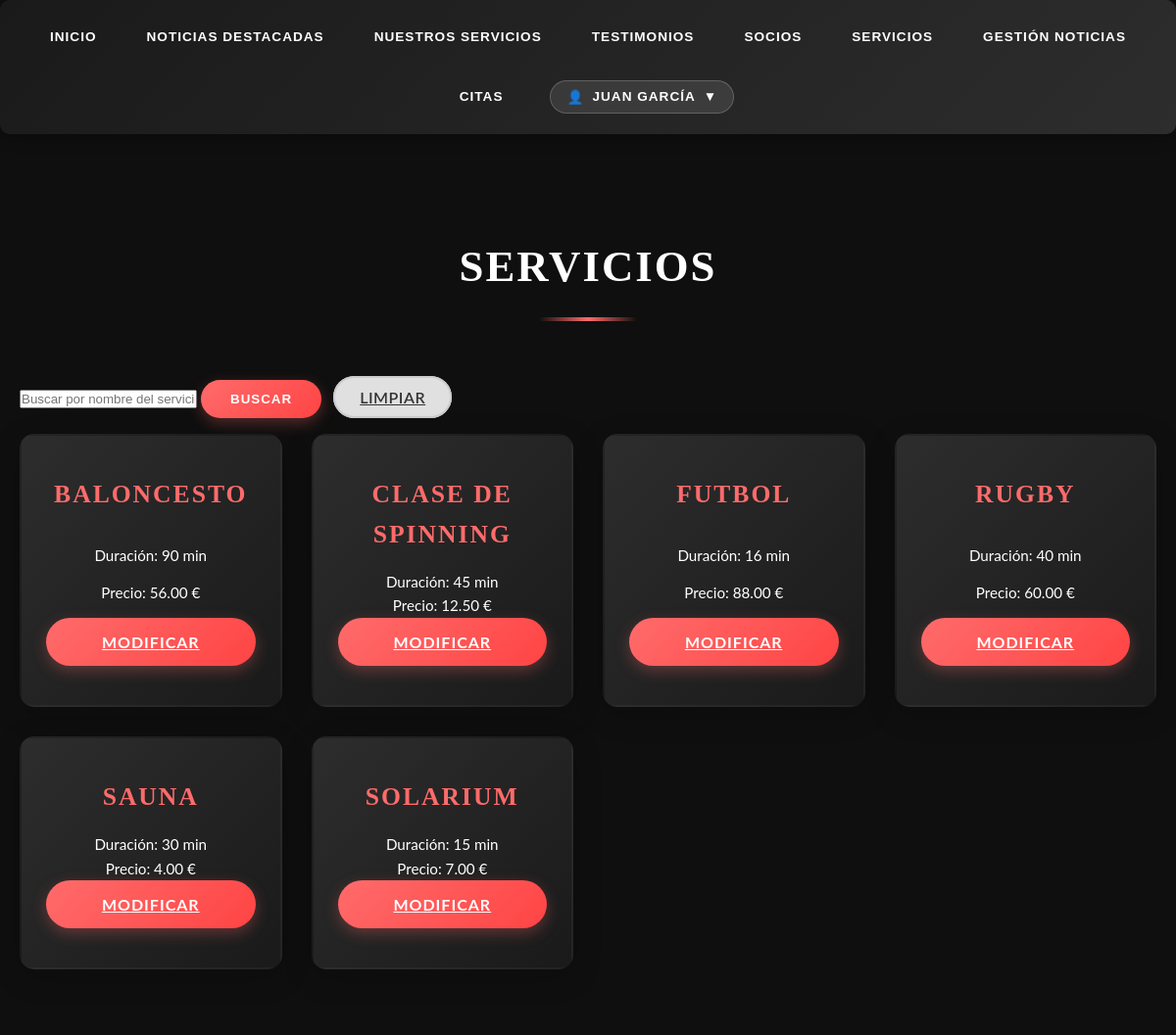
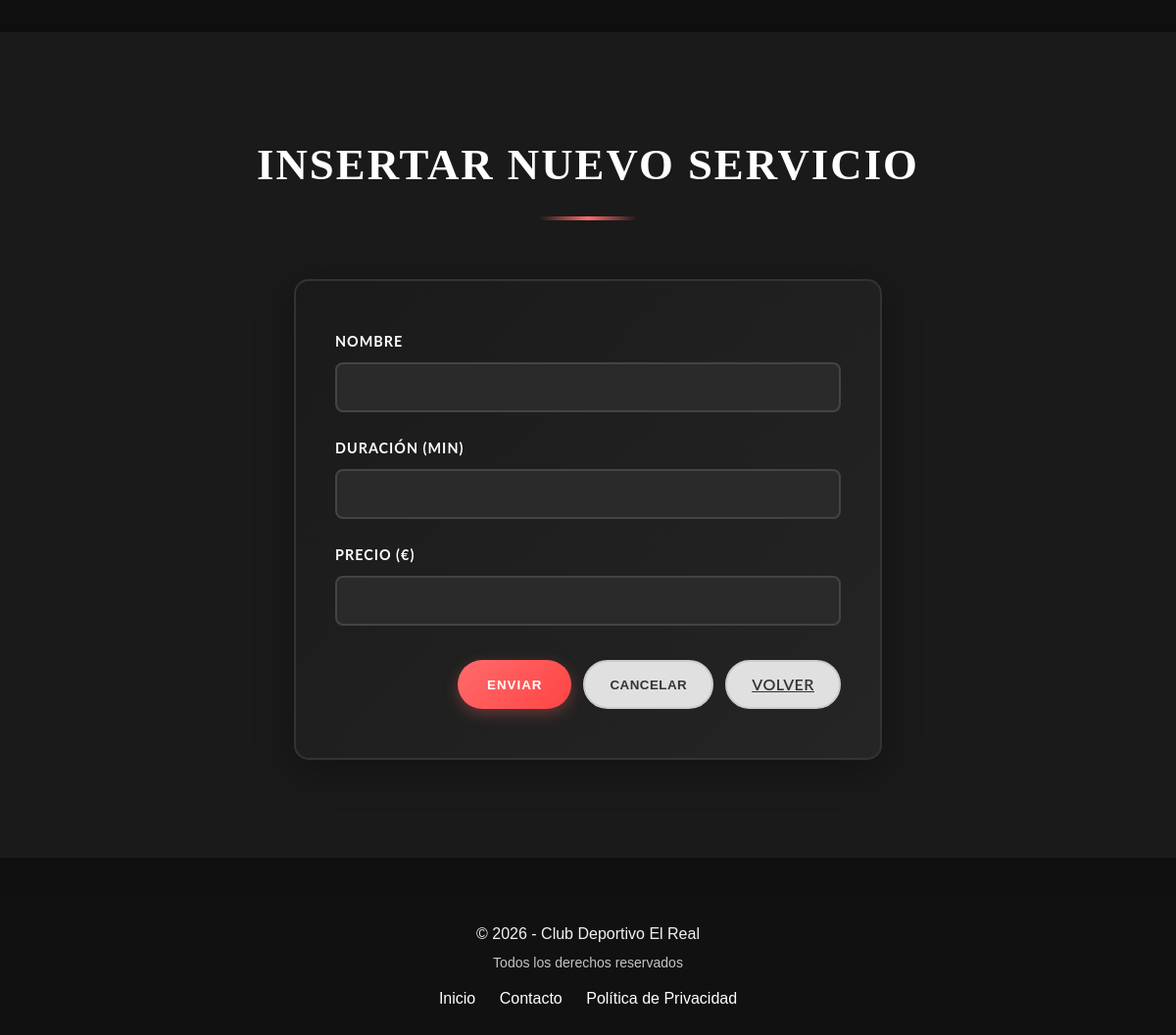
Page /app/servicio.php (signed in) on the committed database (2 pictures, top to bottom).
### tables this page shows
CREATE TABLE IF NOT EXISTS servicios
(
    id INT AUTO_INCREMENT PRIMARY KEY,
    descripcion VARCHAR(255) NOT NULL,
    duracion INT NOT NULL,
    precio DECIMAL(10, 2) NOT NULL
);

### app/servicio.php (the view, shortened to what this page needs)
<?php
require_once 'db_config.php';
?>
<!DOCTYPE html>
<html lang="es">
<head>
    <link rel="stylesheet" href="css/styles.css">
</head>
<body>
<?php
include "menu.php";
try {
    $pdo = new PDO("mysql:host=$db_host;dbname=$db_name;charset=utf8mb4", $db_user, $db_password);
    $pdo->setAttribute(PDO::ATTR_ERRMODE, PDO::ERRMODE_EXCEPTION);
} catch (PDOException $e) {
    echo '<p class="error">❌ Error de conexión: ' . htmlspecialchars($e->getMessage()) . '</p>';
    exit;
}
$search = isset($_GET['q']) ? trim($_GET['q']) : '';
$serviceData = null;
?>
<div class="container2">
    <main>
        <section id="equipos" class="services-section">
            <div class="container">
                <h2>Servicios</h2>
                <form method="get" action="servicio.php" class="search-form" style="margin-bottom:1rem;">
                    <input type="text" name="q" value="<?php echo htmlspecialchars($search); ?>" placeholder="Buscar por nombre del servicio" />
                    <button type="submit" class="button button-primary">Buscar</button>
                    <a href="servicio.php" class="button button-secondary" style="margin-left:0.5rem;">Limpiar</a>
                </form>
<?php
if ($search !== '') {
    $sql = "SELECT * FROM servicios WHERE descripcion LIKE :q ORDER BY descripcion ASC";
    $stmt = $pdo->prepare($sql);
    $stmt->execute([':q' => "%$search%"]);
} else {
    $stmt = $pdo->query("SELECT * FROM servicios ORDER BY descripcion ASC");
}
if ($stmt && $stmt->rowCount() > 0) {
    echo '<div class="services-list">';
    while ($row = $stmt->fetch(PDO::FETCH_ASSOC)) {
        echo '
                <div class="service-item">
                    <h3>' . htmlspecialchars($row['descripcion']) . '</h3>
                    <p>Duración: ' . htmlspecialchars($row['duracion']) . ' min</p>
                    <p>Precio: ' . htmlspecialchars($row['precio']) . ' €</p>
                    <a href="servicio.php?id=' . urlencode($row['id']) . '#admin-servicios" class="button button-primary">Modificar</a>
                </div>
              ';
    }
    echo '</div>';
} else {
    echo '<p>No se han encontrado servicios.</p>';
}
?>
            </div>
        </section>
        <section id="admin-servicios">
            <div class="container">
                <h2><?php echo $serviceData ? 'Editar Servicio' : 'Insertar Nuevo Servicio'; ?></h2>
                <form action="procesar_servicio.php" method="post" id="formularioServicio">
                    <div class="formulario">
                        <div class="form-group">
                            <label for="nombre2">Nombre</label>
                            <input type="text" name="nombre2" id="nombre2" value="<?php echo $serviceData ? htmlspecialchars($serviceData['descripcion']) : ''; ?>" />
                        </div>
                        <div class="form-group">
                            <label for="duracion">Duración (min)</label>
                            <input type="number" name="duracion" id="duracion" value="<?php echo $serviceData ? (int)$serviceData['duracion'] : ''; ?>" />
                        </div>
                        <div class="form-group">
                            <label for="precio">Precio (€)</label>
                            <input type="number" name="precio" id="precio" step="0.01" value="<?php echo $serviceData ? htmlspecialchars($serviceData['precio']) : ''; ?>" />
                        </div>
                        <div class="form-actions">
                            <button type="submit" class="button button-primary"><?php echo $serviceData ? 'Actualizar' : 'Enviar'; ?></button>
                            <button type="reset" class="button button-secondary">Cancelar</button>
                            <a href="servicio.php" class="button button-secondary">Volver</a>
                        </div>
                    </div>
                </form>
            </div>
        </section>
    </main>
</div>
<?php
include "footer.php";
?>
</body>
</html>

### app/css/styles.css (style rules this page uses)
* { margin: 0; padding: 0; box-sizing: border-box; }
.container2 { min-height: 100%; display: flex; flex-direction: column; }
html, body { height: 100%; margin: 0; padding: 0; }
body { font-family: 'Lato', sans-serif; line-height: 1.6; background-color: #0f0f0f; color: #e0e0e0; min-height: 100vh; }
main { flex: 1; }
h1, h2, h3 { font-family: 'Playfair Display', serif; color: #ffffff; text-transform: uppercase; letter-spacing: 2px; }
.container { max-width: 1200px; margin: 0 auto; padding: 0 20px; }
section { padding: 100px 0; position: relative; }
section:nth-child(even) { background: #1a1a1a; }
section:nth-child(odd) { background: #0f0f0f; }
.services-section h2, .latest-news-section h2, .appointments-section h2, .contact-section h2, section h2 { text-align: center; font-size: 2.8rem; margin-bottom: 60px; position: relative; padding-bottom: 20px; }
section:nth-child(even) h2 { color: #ffffff; }
.services-section h2::after, .latest-news-section h2::after, section h2::after { content: ''; position: absolute; bottom: 0; left: 50%; transform: translateX(-50%); width: 100px; height: 4px; background: linear-gradient(90deg, transparent 0%, #ff6b6b 50%, transparent 100%); }
.services-list { display: grid; grid-template-columns: repeat(auto-fit, minmax(250px, 1fr)); gap: 30px; align-items: stretch; }
.service-item { display: flex; flex-direction: column; background: linear-gradient(135deg, #2d2d2d 0%, #1a1a1a 100%); border-radius: 15px; padding: 40px 25px; box-shadow: 0 8px 30px rgba(0, 0, 0, 0.2); text-align: center; transition: all 0.4s ease; border: 2px solid transparent; color: #fff; position: relative; overflow: hidden; justify-content: space-between; }
.service-item::before { content: ''; position: absolute; top: 0; left: -100%; width: 100%; height: 100%; background: linear-gradient(90deg, transparent 0%, rgba(255, 107, 107, 0.3) 50%, transparent 100%); transition: left 0.6s ease; z-index: 0; }
.service-item h3 { margin-bottom: 15px; font-size: 1.6rem; color: #ff6b6b; position: relative; z-index: 1; }
.service-item p { position: relative; z-index: 1; font-size: 0.95rem; line-height: 1.6; }
.formulario { background: linear-gradient(135deg, #1a1a1a 0%, #252525 100%); padding: 50px 40px; border-radius: 15px; box-shadow: 0 10px 40px rgba(0, 0, 0, 0.3); max-width: 600px; margin: 0 auto; border: 2px solid #333333; }
.formulario .form-group { margin-bottom: 25px; }
.formulario label { display: block; margin-bottom: 10px; font-weight: 700; color: #ffffff; text-transform: uppercase; font-size: 0.9rem; letter-spacing: 1px; }
.formulario input, .formulario select, .formulario textarea { width: 100%; padding: 14px 16px; border-radius: 8px; border: 2px solid #444444; font-size: 1rem; font-family: 'Lato', sans-serif; transition: all 0.3s ease; background-color: #2a2a2a; color: #ffffff; }
.form-actions { display: flex; gap: 12px; justify-content: flex-end; margin-top: 35px; }
.button-primary { background: linear-gradient(135deg, #ff6b6b 0%, #ff4444 100%); color: #fff; border: none; padding: 12px 30px; border-radius: 25px; font-weight: 700; text-transform: uppercase; letter-spacing: 1px; cursor: pointer; transition: all 0.3s ease; box-shadow: 0 5px 15px rgba(255, 107, 107, 0.3); }
.button-secondary { background-color: #e0e0e0; color: #333; border: 2px solid #ccc; padding: 10px 25px; border-radius: 25px; font-weight: 600; text-transform: uppercase; letter-spacing: 0.5px; cursor: pointer; transition: all 0.3s ease; }

### rows in the picture
servicios: descripcion "BALONCESTO", duracion "90", precio "56.00"
servicios: descripcion "CLASE DE SPINNING", duracion "45", precio "12.50"
servicios: descripcion "FUTBOL", duracion "16", precio "88.00"
servicios: descripcion "RUGBY", duracion "40", precio "60.00"
servicios: descripcion "SAUNA", duracion "30", precio "4.00"
servicios: descripcion "SOLARIUM", duracion "15", precio "7.00"

### other values in the picture
$_SESSION['username'] "JUAN GARCÍA"
